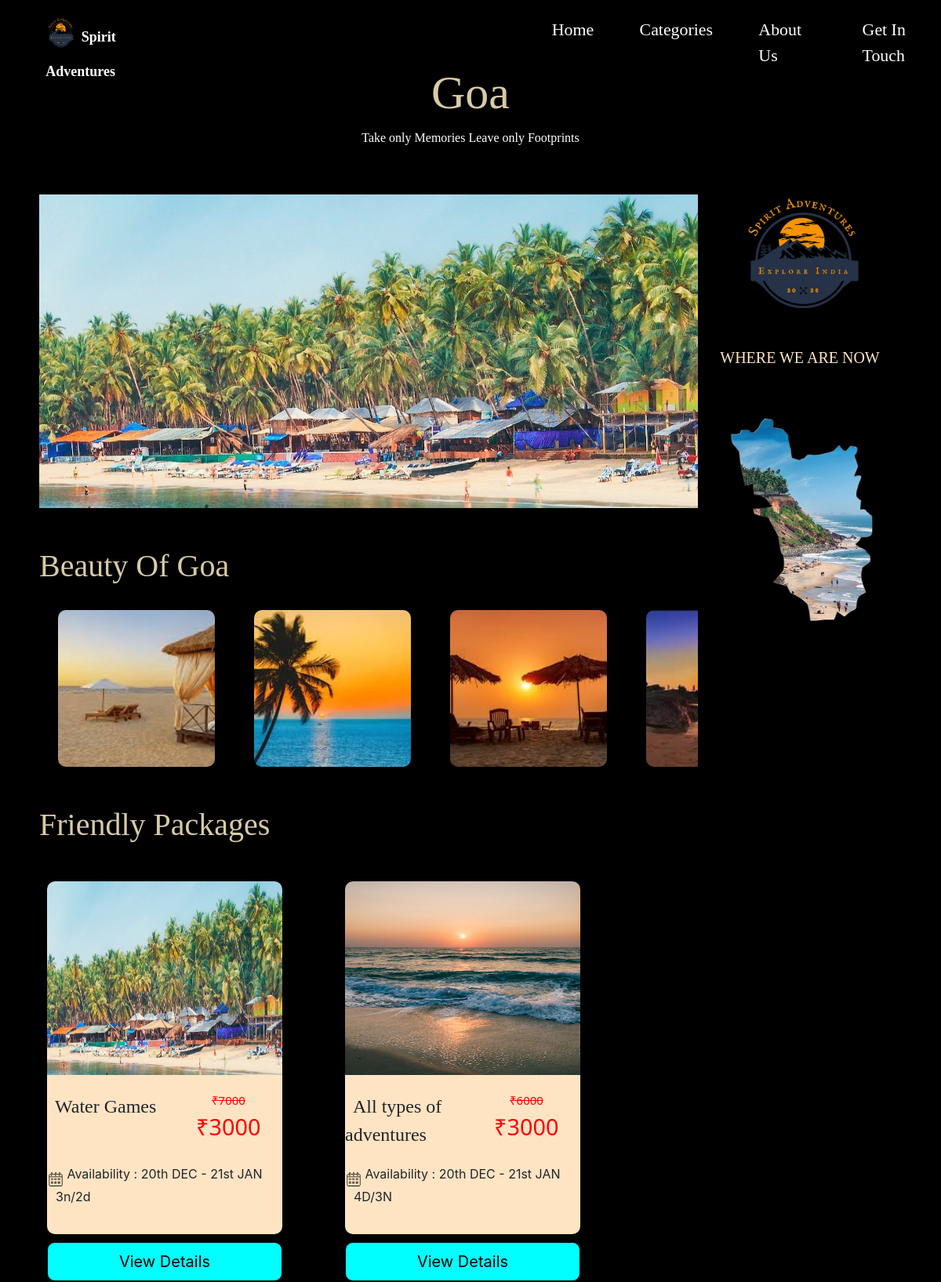
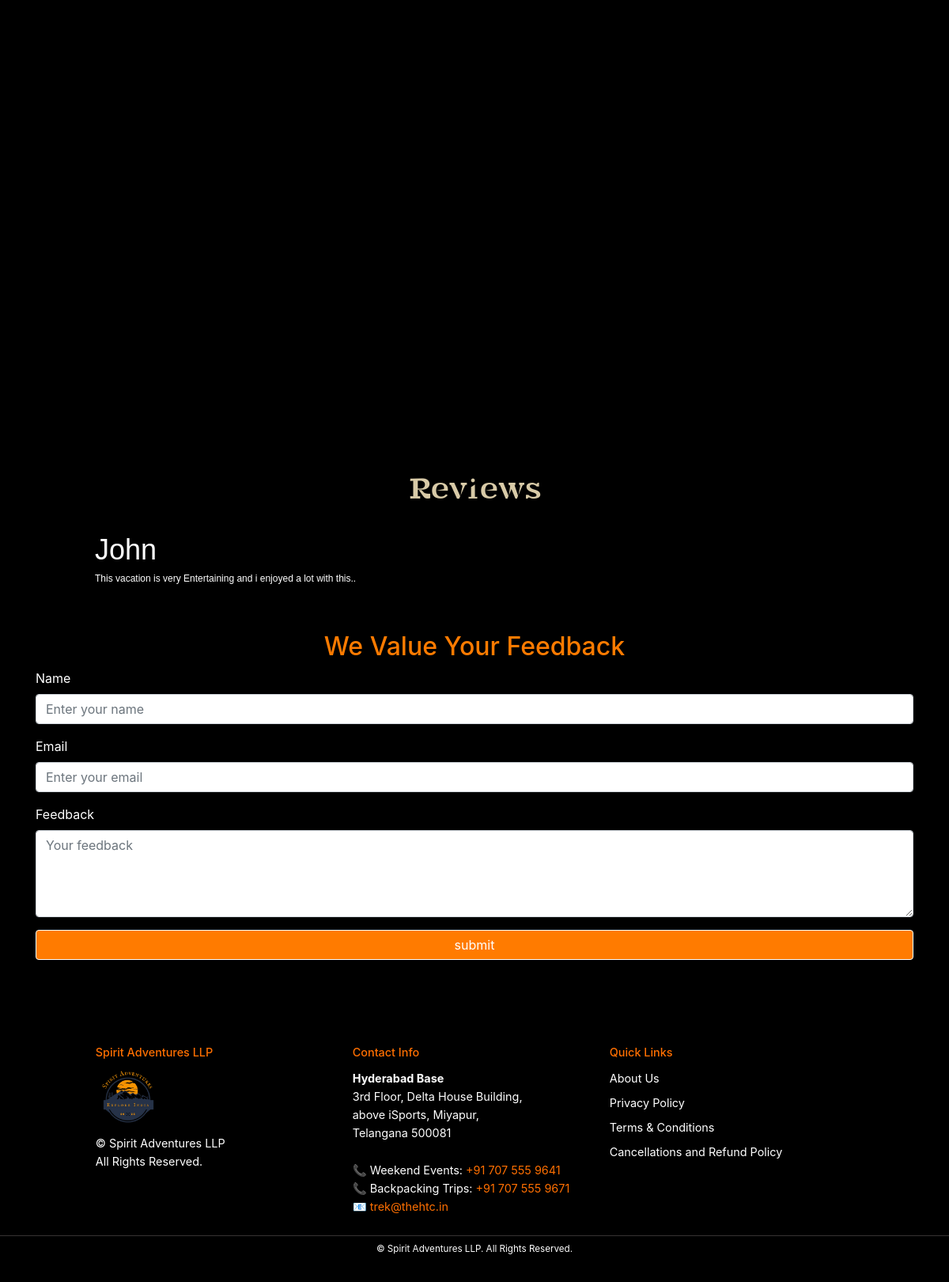
The page /city/Goa/ on the database its author committed (2 pictures, top to bottom).
### app1/models.py (models this page shows, shortened)
class Basecitypage(models.Model):
    city_name = models.CharField(max_length=100, unique=True)
    city_image=models.ImageField(upload_to='cityimages/')
    city_description=models.TextField()
    city_gallery1=models.ImageField(upload_to='cityimages/')
    city_gallery2=models.ImageField(upload_to='cityimages/')
    city_gallery3=models.ImageField(upload_to='cityimages/')
    city_gallery4=models.ImageField(upload_to='cityimages/')
    city_gallery5=models.ImageField(upload_to='cityimages/')
    city_map=models.ImageField(upload_to='cityimages/')

class packages(models.Model):
    city = models.ForeignKey(Basecitypage, on_delete=models.CASCADE, related_name="packages",null=True, blank=True)
    package_image=models.ImageField(upload_to='images/')
    package_name=models.CharField(max_length=50)
    discount_price=models.IntegerField()
    full_price=models.IntegerField()
    Availability=models.CharField(max_length=25,null=True, blank=True)
    no_of_days=models.CharField(max_length=25)

class feedback(models.Model):
    name=models.CharField(max_length=40)
    email=models.EmailField(max_length=40)
    feedback=models.CharField(max_length=200)

### app1/views.py (the view)
# urls.py: path('city/<str:city_name>/', cityconnection, name='cityconnection'),
def cityconnection(request,city_name):
    city = get_object_or_404(Basecitypage, city_name__iexact=city_name)
    package =packages.objects.filter(city=city)
    f1 = feedbackForm()
    if request.method == 'POST':
        f1 = feedbackForm(request.POST)
        if f1.is_valid():
            f1.save()
            return redirect('app1:cityconnection', city_name=city_name)
    F=feedback.objects.all()
    return render(request,'base_cities.html',{'city1':city,'packages':package,'form1':F})

### template/base_cities.html (shortened to what this page needs)
{% extends 'base.html' %} {% load static %} {% block css_cities %}
<link rel="stylesheet" href="{% static 'css/citypage.css' %}" />
{% endblock css_cities %} {% block body %}
<h1 id="city">{{ city1.city_name }}</h1>
<p id="tagline">Take only Memories Leave only Footprints</p>
<br />
<div id="container_goa">
  <div id="left_div">
    <img src="{{ city1.city_image.url }}" alt="" id="img_1" />
    <h1 id="gallery">Beauty Of {{ city1.city_name }}</h1>
    <br />
    <div class="container-packages carousel" id="img_div">
      <div class="wrap">
        <img src="{{ city1.city_gallery1.url }}" alt="" class="images" />
        <img src="{{ city1.city_gallery2.url }}" alt="" class="images" />
        <img src="{{ city1.city_gallery3.url }}" alt="" class="images" />
        <img src="{{ city1.city_gallery4.url }}" alt="" class="images" />
      </div>
    </div>
    <h1 id="package">Friendly Packages</h1>
    <div class="container-packages cartss">
      {% for i in packages %}
      <div class="package-container">
        <div class="maincart-container item">
          <div class="img-container">
            <img src="{{ i.package_image.url }}" alt="" class="img1" />
          </div>
          <div class="place-container">
            <span class="place-info">{{ i.package_name }}</span>
          </div>
          <div class="price-container">
            <span class="actual-price">₹{{ i.full_price }}</span>
            <br />
            <span class="price-info" id="dc">₹{{ i.discount_price }}</span>
          </div>
          <div class="Availability-container">
            <img
              src="{% static 'images/time-and-date.png' %}"
              alt=""
              class="date-img"
            />
            <span>Availability : <span>{{ i.Availability }}</span> </span><br />
            <span id="no">{{ i.no_of_days }}</span>
          </div>
        </div>
        <button class="btn submit_button">
          <a href="{% url 'app1:package_details' package_id=i.id %}" class="link">View Details</a>
        </button>
      </div>
      {% endfor %}
    </div>
  </div>
  <div id="right_div">
    <div>
      <img
        src="{% static 'img/Logo.png' %}"
        alt=""
        id="img_2"
      />
      <h4 id="text">WHERE WE ARE NOW</h4>
      <img src="{{ city1.city_map.url }}" alt="" id="map" />
    </div>
  </div>
</div>
 <h1 style="text-align: center;color: #d8caa7;font-family: Rudeee;">Reviews</h1> <br>
<div style="width: 100%; height: auto; padding-left: 10%;margin-bottom: 5%;">
  <form action="" method="post" id="form1">
    {% csrf_token %} {% for i in form1 %}
    <div style="margin-right: 5%; margin-bottom: 2%">
      <h2
        style="
          color: white;
          font-family: Verdana, Geneva, Tahoma, sans-serif;
          font-size: 3vw;
        "
      >
        {{i.name}}
      </h2>
      <h4
        style="
          color: white;
          font-size: 1vw;
          font-family: Verdana, Geneva, Tahoma, sans-serif;
        "
      >
        {{i.feedback}}
      </h4>
    </div>
    {% endfor %}
  </form>
</div>
<div class="container">
  <h2 class="text-center" id="fd_txt">We Value Your Feedback</h2>
  <form method="post">
    <div class="form-group">
      <label for="name">Name</label>
      <input
        type="text"
        class="form-control"
        id="name"
        placeholder="Enter your name"
        required
        name="name"
      />
    </div>
    <div class="form-group">
      <label for="email">Email</label>
      <input
        type="email"
        class="form-control"
        id="email"
        placeholder="Enter your email"
        required
        name="email"
      />
    </div>
    <div class="form-group">
      <label for="feedback">Feedback</label>
      <textarea
        class="form-control"
        id="feedback"
        rows="4"
        placeholder="Your feedback"
        required
        name="feedback"
      ></textarea>
    </div>
    <input type="submit" class="btn btn-primary btn-block" value="submit" />
  </form>
</div>
{% endblock body %}

### static/css/base.css (style rules this page uses)
body { background-color: #1d2955; }
* { padding: 0%; margin: 0%; }
a { text-decoration: none; color: #d8caa7; }

### static/css/citypage.css (style rules this page uses)
body { background-color: black; }
* { padding: 0%; margin: 0%; }
#container_goa { width: 100%; height: 250vh; }
#city { font-family: 'Times New Roman', Times, serif; font-weight: 200; text-align: center; font-size: 60px; margin-bottom: 10px; margin-top: 40px; color: #d8caa7; }
#tagline { color: white; font-family: Georgia, "Times New Roman", Times, serif; text-align: center; }
#left_div, #right_div { height: 100%; float: left; }
#left_div { width: 70%; }
#right_div { width: 30%; }
#img_1 { margin-left: 50px; margin-top: 20px; width: 100%; height: 400px; }
.images { float: left; width: 20vw; height: 30vh; margin-left: 2vw; }
#map { margin-top: 30px; width: 85%; height: 300px; margin-left: 8%; }
#text { margin-top: 20px; text-align: center; font-size: 20px; color: bisque; font-family: neuemachinaregular; }
#img_2 { width: 50%; margin-left: 8vw; margin-top: 20px; margin-bottom: 25px; border-radius: 50%; }
#gallery, #package { color: #d8caa7; margin-left: 50px; margin-top: 50px; font-family: neuemachinaregular; }
.carousel { display: flex; flex-direction: column; overflow: hidden; width: 90%; }
.wrap { display: grid; grid-auto-flow: column; grid-auto-columns: 250px; justify-items: stretch; animation: slide 10s linear infinite; }
.wrap img { width: 200px; height: 200px; border-radius: 10px; object-fit: cover; }
#img_div { margin-left: 50px; margin-bottom: 40px; }
.container-packages { width: 100%; margin-left: -40px; }
.cartss { margin-left: -20px; }
.package-container { display: flex; flex-direction: column; float: left; margin-left: 50px; margin-top: 5vh; }
.maincart-container { width: 300px; height: 450px; overflow: hidden; border-radius: 10px; }
.img-container { width: 100%; height: 55%; transition: all 750ms; }
.img1 { width: 100%; height: 100%; }
.place-container { width: 80%; height: 25%; overflow: hidden; float: left; }
.place-info { font-family: neuemachinaregular; position: relative; top: 22px; font-size: 1.5em; margin-left: 10px; }
.price-container { width: 40%; height: 25%; float: left; }
.actual-price { position: relative; top: 20px; left: 30px; color: red; text-decoration: line-through; font-family: "neuemachinaregular"; font-size: 17px; }
.price-info { position: relative; top: 20px; left: 30px; font-size: 25px; color: red; font-family: "neuemachinaregular"; }
.Availability-container { width: 100%; height: 20%; float: left; }
.date-img { margin-top: 10px; margin-left: 1px; width: 20px; font-family: "Trebuchet MS", "Lucida Sans Unicode", "Lucida Grande", "Lucida Sans", Arial, sans-serif; }
.submit_button { width: 300px; height: 50px; background-color: aqua; border: 1px solid; border-radius: 25px; }
.link { text-decoration: none; color: black; font-size: 20px; }
#fd_txt { color: rgb(255, 123, 0); }
.btn-primary { background-color: rgb(255, 123, 0); border-color: white; }
.form-group { color: white; }
.package-container { display: flex; flex-direction: column; margin-left: 10vh; margin-top: 5vh; }
.place-container { width: 60%; height: 25%; overflow: hidden; float: left; background-color: bisque; }
.place-info { font-family: neuemachinaregular; position: relative; top: 22px; }
#dc { font-size: 1.8em; margin-left: -20px; }
.price-container { width: 40%; height: 25%; float: left; background-color: bisque; }
.actual-price { position: relative; top: 20px; left: 30px; color: red; text-decoration: line-through; font-family: "Segoe UI", Tahoma, Geneva, Verdana, sans-serif; font-size: 15px; }
.price-info { position: relative; top: 20px; left: 30px; font-size: 25px; color: red; font-family: "Segoe UI", Tahoma, Geneva, Verdana, sans-serif; }
.Availability-container { width: 100%; height: 20%; float: left; background-color: bisque; }
.date-img { margin-top: 10px; margin-left: 1px; width: 20px; background-color: bisque; font-family: "Trebuchet MS", "Lucida Sans Unicode", "Lucida Grande", "Lucida Sans", Arial, sans-serif; }
.submit_button { width: 300px; height: 50px; background-color: aqua; border: 1px solid; border-radius: 10px; margin-top: 10px; text-decoration: none; }

### rows shown on the page
Basecitypage: city_name "Goa", city_image (picture), city_gallery1 (picture), city_gallery2 (picture), city_gallery3 (picture), city_gallery4 (picture), city_map (picture)
packages: package_image (picture), package_name "Water Games", full_price "7000", discount_price "3000", Availability "20th DEC - 21st JAN", no_of_days "3n/2d"
packages: package_image (picture), package_name "All types of adventures", full_price "6000", discount_price "3000", Availability "20th DEC - 21st JAN", no_of_days "4D/3N"
feedback: name "John", feedback "This vacation is very Entertaining and i enjoyed a lot with this.."
